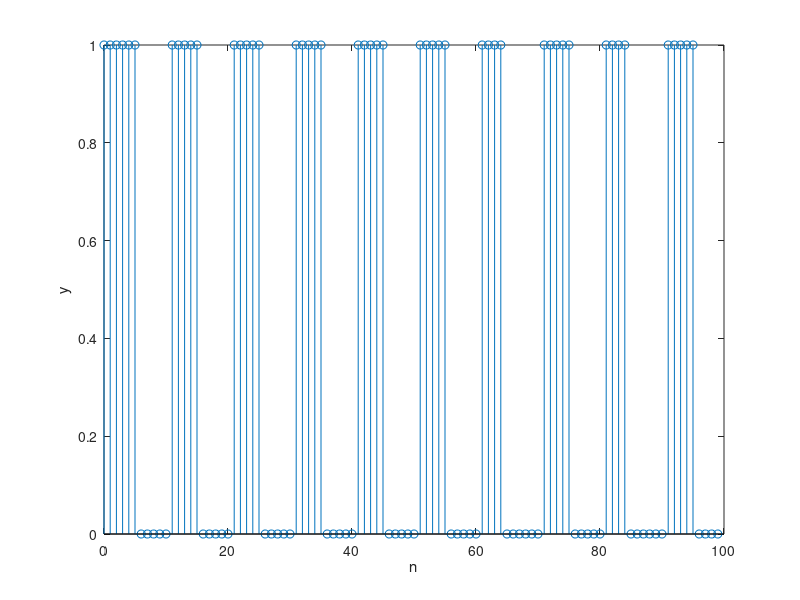

Reproduce this figure in MATLAB.
 n = [ 0 1 2 3 4 5 6 7 8 9 10 11 12 13 14 15 16 17 18 19 20 21 22 23 24 25 26 27 28 29 30 31 32 33 34 35 36 37 38 39 40 41 42 43 44 45 46 47 48 49 50 51 52 53 54 55 56 57 58 59 60 61 62 63 64 65 66 67 68 69 70 71 72 73 74 75 76 77 78 79 80 81 82 83 84 85 86 87 88 89 90 91 92 93 94 95 96 97 98 99 ];
 y = [ 1 1 1 1 1 1 0 0 0 0 0 1 1 1 1 1 0 0 0 0 0 1 1 1 1 1 0 0 0 0 0 1 1 1 1 1 0 0 0 0 0 1 1 1 1 1 0 0 0 0 0 1 1 1 1 1 0 0 0 0 0 1 1 1 1 0 0 0 0 0 0 1 1 1 1 1 0 0 0 0 0 1 1 1 1 0 0 0 0 0 0 1 1 1 1 1 0 0 0 0 ];
figure;
stem(n,y);
xlabel('n'); ylabel('y')
